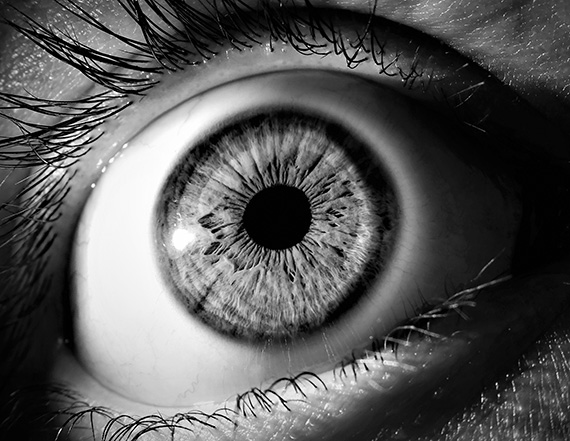
#> input picture 5th-sem/ip/content/eye.jpg, 570 x 441 px, found by its file name
$ python histogram_equilization.py   (older library calls are emulated)
#> lines starting #> are read from the running program, lines starting #| are printed output that depends on the picture
import numpy as np
from PIL import Image
import matplotlib.pyplot as plt

def histogram_equalization(input_image):
    # resizing image
  img = input_image.resize((400,400), Image.ANTIALIAS)
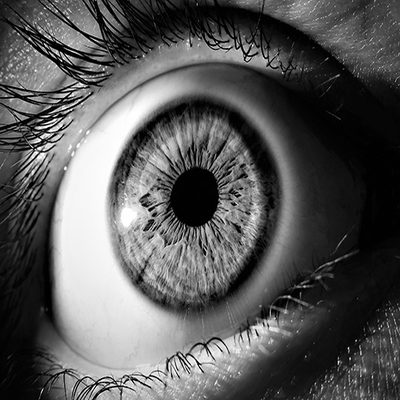
#> img: PIL image 400x400 L; min 0, max 255, mean 88.3
  # convert our image into a numpy array
  img = np.asarray(img)

  # put pixels in a 1D array by flattening out img array
  flat = img.flatten()

  # show the histogram
  #plt.hist(flat, bins=256)

  histogram = np.zeros(256)
  # loop through pixels and sum up counts of pixels
  for pixel in flat:
      histogram[pixel] += 1
#> this loop made 160000 passes
#> pixel on passes 1 to 3: 29, 25, 28
#> after the loop, histogram = 256 values, max 4058 at index 1, min 116 at index 255, mean 625

  a = iter(histogram)
  b = [next(a)]
#> b = [2464]
  for i in a:
      b.append(b[-1] + i)
#> this loop made 255 passes
#> i on passes 1 to 3: 4058, 3974, 2779
#> after the loop, b = 256 values from 2464 to 160000

  cs = np.array(b)
#> cs = 256 values from 2464 to 160000

  # numerator & denomenator
  nj = (cs - cs.min()) * 255
#> nj = 256 values from 0 to 40171680
  N = cs.max() - cs.min()
#> N = 157536

  # re-normalize the cumsum
  cs = nj / N
#> cs = 256 values from 0 to 255

  # cast it back to uint8 since we can't use floating point values in images
  cs = cs.astype('uint8')
  # get the value from cumulative sum for every index in flat, and set that as img_new
  img_new = cs[flat]
  # put array back into original shape since we flattened it
  img_new = np.reshape(img_new, img.shape)
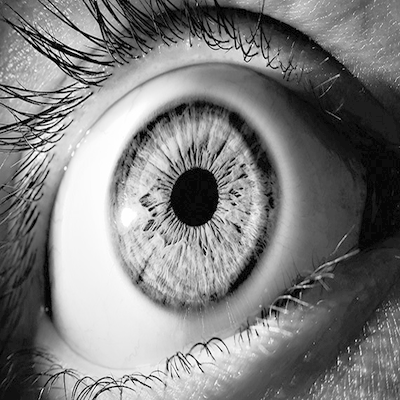
#> img_new: shape (400, 400); min 0, max 255, mean 125.8

  # set up side-by-side image display
  fig = plt.figure()
  fig.set_figheight(8)
  fig.set_figwidth(8)

  fig.add_subplot(2,2,1)
  plt.imshow(img, cmap='gray')

  #histogram of initial image
  fig.add_subplot(2,2,2)
  plt.hist(flat, bins=50)
  # display the new image
  fig.add_subplot(2,2,3)
  plt.imshow(img_new, cmap='gray')

  #histogram of final image
  fig.add_subplot(2,2,4)
  plt.hist(cs, bins=50)

  plt.show(block=True)
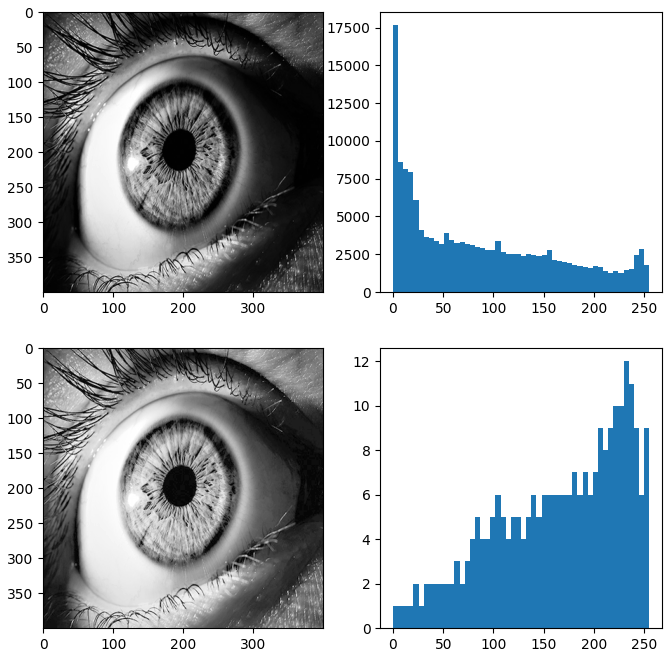
#> figure drawn by matplotlib, 4 panels; panel 2: tallest bar 17655 high, from x = 0 to 5.1; panel 4: tallest bar 12 high, from x = 229.5 to 234.6

# reading image and converting to gray scale
img = Image.open('/content/eye.jpg').convert('L')
#Calling the histogram equalization function
histogram_equalization(img)
print("Name: Basanta Rai")
print("Roll No: 23473")

$ run again, with 5th-sem/ip/content/daniel-craig.png saved as 5th-sem/ip/content/eye.jpg
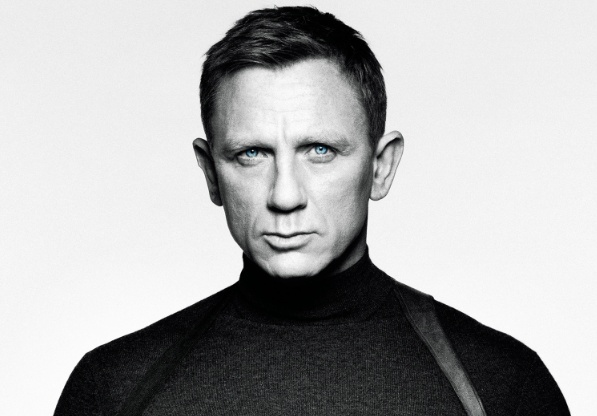
#> input picture 5th-sem/ip/content/daniel-craig.png, 597 x 416 px, found by its file name
#> in histogram_equalization, `img = input_image.resize((400,400), Image.ANTIALIAS)`:
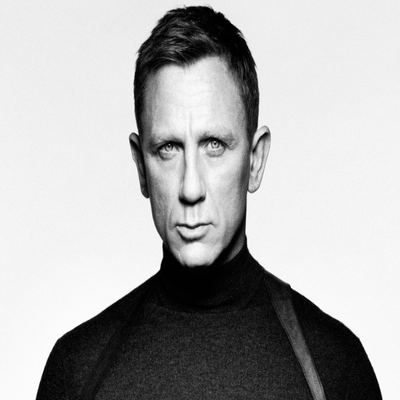
#> img: PIL image 400x400 L; min 0, max 255, mean 175.7
#> the loop in histogram_equalization, `for pixel in flat:` made 160000 passes
#> pixel on passes 1 to 3: 237, 239, 237
#> after the loop in histogram_equalization, `for pixel in flat:`: histogram = 256 values, max 9563 at index 239, min 30 at index 254, mean 625
#> in histogram_equalization, `b = [next(a)]`: b = [285]
#> the loop in histogram_equalization, `for i in a:` made 255 passes
#> i on passes 1 to 3: 1801, 1228, 996
#> after the loop in histogram_equalization, `for i in a:`: b = 256 values from 285 to 160000
#> nj = 256 values from 0 to 40727325
#> N = 159715
#> in histogram_equalization, `cs = nj / N`: cs = 256 values from 0 to 255
#> in histogram_equalization, `plt.show(block=True)`:
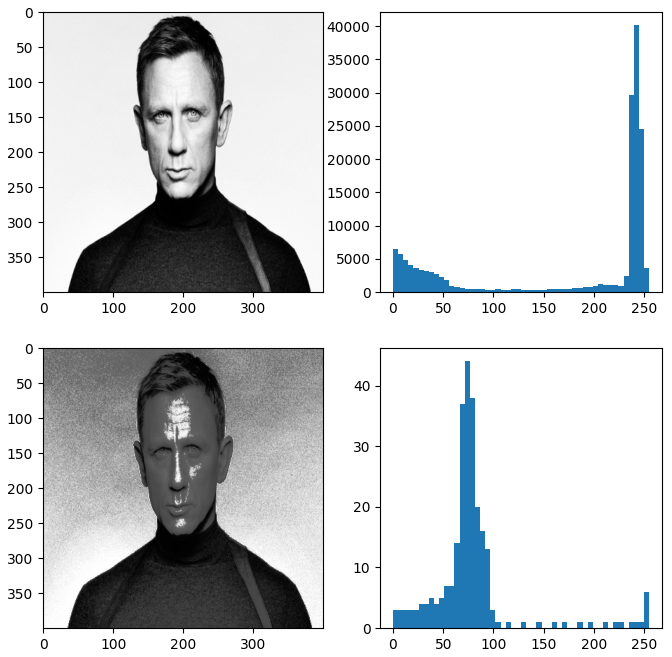
#> figure drawn by matplotlib, 4 panels; panel 2: tallest bar 40135 high, from x = 239.7 to 244.8; panel 4: tallest bar 44 high, from x = 71.4 to 76.5
